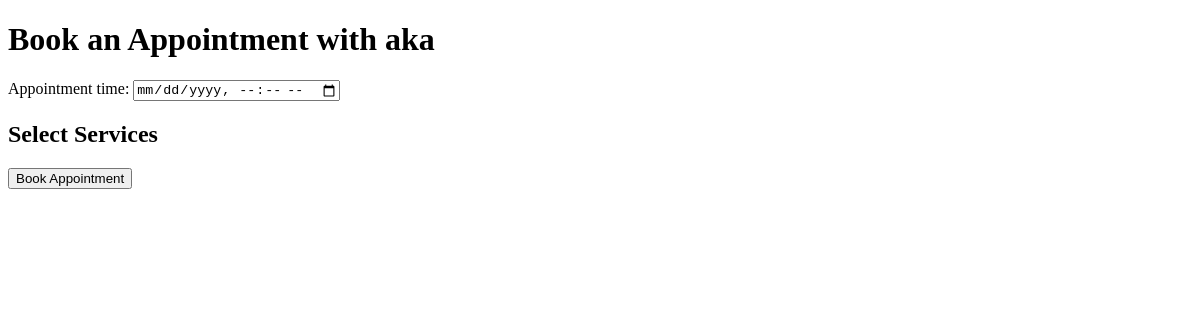
Before: /cl/appointment/10/ with the older database file.
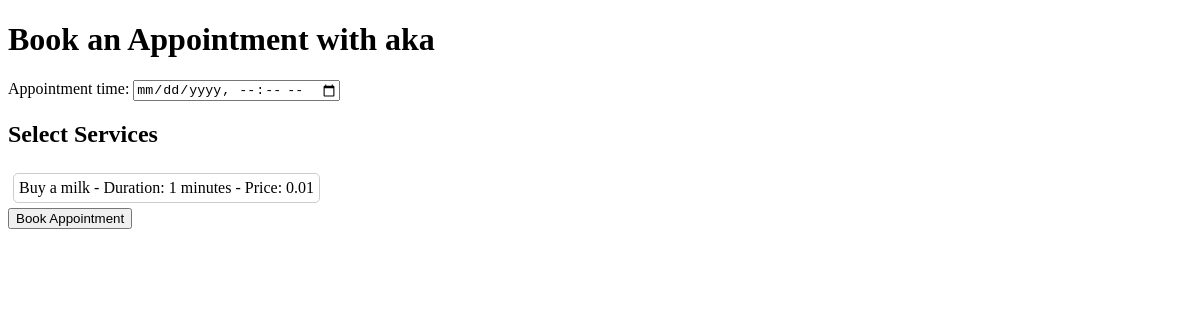
After: the same page with the newer database file.
### sartaroshxona/models.py (models this page shows, shortened)
class Service(models.Model):
    barber = models.ForeignKey('Barber', on_delete=models.CASCADE, related_name='provided_services')
    title = models.CharField(max_length=50)
    CURRENCY_CHOICES = [
        ('USD', 'US Dollar'),
        ('EUR', 'Euro'),
        ('RUB', 'Russian Ruble'),
        ('TJS', 'Tajik Somoni'),
        ('UZS', 'Uzbekistani Soʻm'),
    ]
    price = models.DecimalField(max_digits=10, decimal_places=2)
    currency = models.CharField(max_length=3, choices=CURRENCY_CHOICES, default='TJS')
    duration_minutes = models.PositiveIntegerField()

### clients/views.py (the view)
# urls.py: path('appointment/<int:barber_id>/', views.appointment, name='appointment'),
def appointment(request, barber_id):
    barber = Barber.objects.get(pk=barber_id)
    services = Service.objects.filter(barber=barber)
    if request.method == 'POST':
        appointment_form = AppointmentForm(request.POST)
        if appointment_form.is_valid():
            appointment = appointment_form.save(commit=False)
            appointment.barber = Barber.objects.get(pk=barber_id)
            appointment.client = request.user
            selected_service_ids_json = request.POST.get('selected_services')
            selected_service_ids = json.loads(selected_service_ids_json)
            selected_services = Service.objects.filter(pk__in=selected_service_ids)
            appointment.save()
            appointment.service.add(*selected_services)
            return HttpResponse('\success_page')  # Replace 'success_page' with your success URL name
    else:
        appointment_form = AppointmentForm()
    return render(request, 'clients/test.html', {
        'barber': barber,
        'services': services,
        'appointment_form': appointment_form
    })

### clients/forms.py
class AppointmentForm(forms.ModelForm):
    class Meta:
        model = Appointment
        fields = ['appointment_time']
        widgets = {
            'appointment_time': forms.DateTimeInput(attrs={'type': 'datetime-local'}),
        }

### main/models.py (called while the page is built)
    def __str__(self):
        return self.username

### clients/templates/clients/test.html (shortened to what this page needs)
<!DOCTYPE html>
<html lang="en">
<head>
</head>
<body>
    <h1>Book an Appointment with {{ barber.user }}</h1>
    <form method="post" onsubmit="prepareSelectedServices()">
        {{ appointment_form.as_p }}
        <h2>Select Services</h2>
        <div id="services-container">
            {% for service in services %}
                <div class="service" data-service-id="{{ service.id }}" onclick="toggleService(this)">
                    {{ service.title }} - Duration: {{ service.duration_minutes }} minutes - Price: {{ service.price }}
                </div>
            {% endfor %}
        </div>
        <input type="submit" value="Book Appointment">
    </form>
</body>
</html>

Changed rows visible on the page:
added Service: title "Buy a milk", duration_minutes "1", price "0.01"
